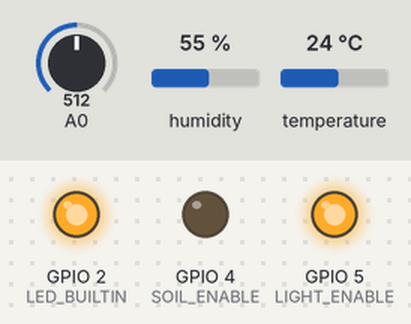
A sketch run on a simulated ESP8266 (NodeMCU). On the bench: output pins drawn as LEDs (lit = HIGH, except the on-board LED, lit = LOW). Inputs (shaded band) come from the test bench; at power-on: A0 = 512, humidity 55 %, temperature 24 °C. WiFi joins after 1.5 s; servers stay silent unless stated; pins used as bus, display or sensor lines are not drawn.

Above: at 1.76 s.
At 2.4 s:
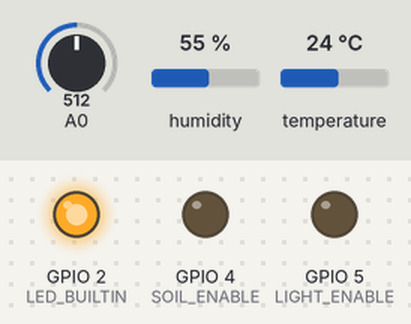
At 32.9 s:
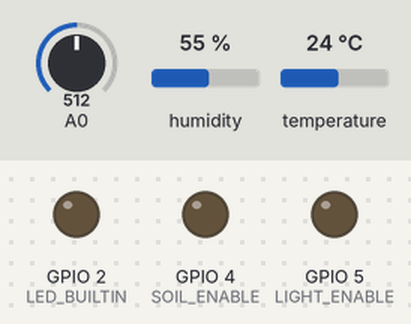
At 63.17 s:
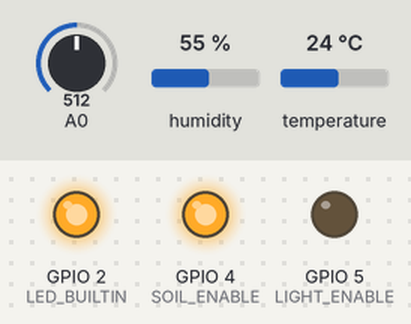
Timing chart, 0 to 81.4 s (numbered marks = the images above):
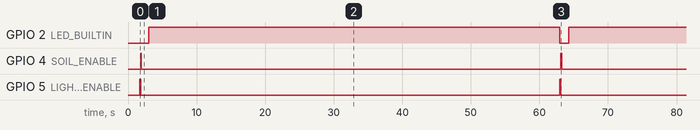

The sketch:

growdammit.ino
```cpp
// comment out this next line to enable debug mode
// this sets the reporting period to 10 seconds instead of one minute
// and outputs on the serial port
//#define DEBUG

// ssid info goes in here
#include "config.h"

#include <ESP8266WiFi.h>
#include <WiFiClientSecure.h>
#include <WiFiUdp.h>

#include <SparkFunHTU21D.h>
#include <Wire.h>

// =INDIRECT("R[0]C[-6]",false)/86400+"1-Jan-1970"-(5/24)
#define DATETIME_JAZZ "%3DINDIRECT%28%22R%5B0%5DC%5B-6%5D%22%2Cfalse%29%2F86400%2B%221-Jan-1970%22-%285%2F24%29"
// =INDIRECT("R[0]C[-1]", false)
#define TIME_JAZZ "%3DINDIRECT%28%22R%5B0%5DC%5B-1%5D%22%2Cfalse%29"

// MUX LOW = light, HIGH = soil
#define MUX 0
#define SOIL_ENABLE  4
#define LIGHT_ENABLE 5
#define WEATHER_DA 12
#define WEATHER_CL 14

// humidity and temp sensor library
HTU21D weather;

// HTTPS client
WiFiClientSecure https;

// for NTP client
WiFiUDP udp;
unsigned long unix_time;
unsigned long reset_time;

unsigned long inline ntp_unix_time();
String urlencode(String str);

unsigned long chip_id;
// Jan++4+2017+11%3A11%3A11
char build_time_cstr[25];
// 100.00
char humidity_cstr[7];
char temperature_cstr[7];
String build_time;
int ambient_light, soil_moisture;
float humidity, temperature;

unsigned int i, len;

char https_url[512];

void setup() {
  // disables soil and light sensors on boot
  pinMode(SOIL_ENABLE, OUTPUT);
  digitalWrite(SOIL_ENABLE, LOW);
  pinMode(LIGHT_ENABLE, OUTPUT);
  digitalWrite(LIGHT_ENABLE, LOW);
  pinMode(MUX, OUTPUT);

  Wire.begin(WEATHER_DA, WEATHER_CL);
  weather.begin();

  WiFi.begin(wifi_ssid, wifi_password);
  while (WiFi.status() != WL_CONNECTED) {
    delay(500);
  }

  // figure out roughly when our reset time was
  reset_time = 0;
  while (reset_time == 0)
    reset_time = ntp_unix_time();
  reset_time -= (millis() / 1000);

  chip_id = ESP.getChipId();
  sprintf(build_time_cstr, "%s %s", __DATE__, __TIME__);
  build_time = urlencode(String(build_time_cstr));

  pinMode(LED_BUILTIN, OUTPUT);
#ifdef DEBUG
  Serial.begin(115200);
  Serial.println();
  Serial.println("GROW DAMMIT!");
#endif
}

unsigned int sample_ambient_light()
{
  unsigned int ambient_light;

  digitalWrite(LIGHT_ENABLE, HIGH);
  digitalWrite(MUX, LOW);
  delay(10);
  ambient_light = analogSample();
  digitalWrite(LIGHT_ENABLE, LOW);

  return ambient_light;
}


unsigned int sample_soil_moisture()
{
  unsigned int soil_moisture;

  digitalWrite(SOIL_ENABLE, HIGH);
  digitalWrite(MUX, HIGH);
  delay(10);
  soil_moisture = analogSample();
  digitalWrite(SOIL_ENABLE, LOW);

  return soil_moisture;
}


void loop() {
  digitalWrite(LED_BUILTIN, LOW);

  ambient_light = sample_ambient_light();

  soil_moisture = sample_soil_moisture();

  // read humidity and temperature
  humidity = humiditySample();
  dtostrf(humidity, 5, 2, humidity_cstr);
  temperature = temperatureSample();
  dtostrf(temperature, 5, 2, temperature_cstr);

  unix_time = reset_time + (millis() / 1000);

  len = sprintf(https_url, "%s", logging_url);
  len += sprintf(https_url+len, "?unix_time=%d", unix_time);
  len += sprintf(https_url+len, "&temperature=%s", temperature_cstr);
  len += sprintf(https_url+len, "&humidity=%s", humidity_cstr);
  len += sprintf(https_url+len, "&ambient_light=%d", ambient_light);
  len += sprintf(https_url+len, "&soil_moisture=%d", soil_moisture);
  len += sprintf(https_url+len, "&chip_id=%d", chip_id);
  len += sprintf(https_url+len, "&build_time=%s", build_time.c_str());
  len += sprintf(https_url+len, "&reset_time=%d", reset_time);
  len += sprintf(https_url+len, "&datetime=%s", DATETIME_JAZZ);
  //len += sprintf(https_url+len, DATETIME_JAZZ);
  len += sprintf(https_url+len, "&time=%s", TIME_JAZZ);
  //len += sprintf(https_url+len, TIME_JAZZ);

  https.connect(logging_host, 443);
  https.print(String("GET ") + https_url + " HTTP/1.1\r\n" +
               "Host: " + logging_host + "\r\n" +
               "User-Agent: growdammit\r\n" +
               "Connection: close\r\n\r\n");

  digitalWrite(LED_BUILTIN, HIGH);
#ifdef DEBUG
  Serial.println(https_url);
  delay(10000);
#else
  delay(LOG_PERIOD);
#endif
}

unsigned long ntp_unix_time()
{
  unsigned long unix_time = 0;
  const byte NTP_HEADER[4] = { 0xEC, 0x06, 0x00, 0xE3 };
  const byte NULL_DATA[1] = { 0x00 };

  if (!udp.begin(ntp_local_port))
    return 0;

  // send our NTP packet
  udp.flush();
  udp.beginPacket(ntp_server, ntp_port);
  udp.write(NTP_HEADER, 4);
  for (i = 0; i < 44; i++)
    udp.write(NULL_DATA, 1);
  udp.endPacket();

  // read response
  for (i = 0; i < 20; i++)
  {
    if ((len = udp.parsePacket()) == 48)
      break;
    delay(200);
  }
  if (len != 48)
    return 0;
  for (int i = 0; i < 32; i++)
    udp.read();
  unix_time = udp.read();
  for (int i = 0; i < 3; i++)
    unix_time = unix_time << 8 | udp.read();
  udp.flush();

  return unix_time - 2208988800ul;
}

String urlencode(String str)
{
  String encodedString = "";
  char c;
  char code0;
  char code1;
  char code2;
  for (int i = 0; i < str.length(); i++) {
    c = str.charAt(i);
    if (c == ' ') {
      encodedString += '+';
    } else if (isalnum(c)) {
      encodedString += c;
    } else {
      code1 = (c & 0xf) + '0';
      if ((c & 0xf) > 9) {
        code1 = (c & 0xf) - 10 + 'A';
      }
      c = (c >> 4) & 0xf;
      code0 = c + '0';
      if (c > 9) {
        code0 = c - 10 + 'A';
      }
      code2 = '\0';
      encodedString += '%';
      encodedString += code0;
      encodedString += code1;
      //encodedString+=code2;
    }
    yield();
  }
  return encodedString;
}

#define NUM_SAMPLES 100
#define NUM_DISCARD 10
unsigned int samples[NUM_SAMPLES];

void bubble_sort(unsigned int samples[], unsigned int len) {
  for (int i = 0; i < (len-1); i++) {
    for (int j = 0; j < (len-(i+1)); j++) {
      if(samples[j] > samples[j+1]) {
        unsigned int t = samples[j];
        samples[j] = samples[j+1];
        samples[j+1] = t;
      }
    }
  }
}

// read in 100 values, sort them, and
// discard the largest and smallest 10
// then take the average of the rest
unsigned int analogSample()
{
  unsigned int i;
  unsigned long average;

  for (i = 0; i < NUM_SAMPLES; i++)
  {
    samples[i] = analogRead(A0);
    delay(1);
  }

  bubble_sort(samples, NUM_SAMPLES);

  for (i = NUM_DISCARD; i < (NUM_SAMPLES-NUM_DISCARD); i++)
  {
    average += samples[i];
  }
  average = average / (NUM_SAMPLES - (2*NUM_DISCARD));

  return (unsigned int)average;
}

void bubble_sort(float samples[], unsigned int len) {
  for (int i = 0; i < (len-1); i++) {
    for (int j = 0; j < (len-(i+1)); j++) {
      if(samples[j] > samples[j+1]) {
        float t = samples[j];
        samples[j] = samples[j+1];
        samples[j+1] = t;
      }
    }
  }
}

#define TEMP_SAMPLES 20
#define TEMP_DISCARD 2
float tsamples[TEMP_SAMPLES];

float temperatureSample()
{
  unsigned int i;
  float average;

  for (i = 0; i < TEMP_SAMPLES; i++)
  {
    tsamples[i] = weather.readTemperature();
    delay(1);
  }

  bubble_sort(tsamples, TEMP_SAMPLES);

  for (i = TEMP_DISCARD; i < (TEMP_SAMPLES-TEMP_DISCARD); i++)
  {
    average += tsamples[i];
  }
  average = average / (TEMP_SAMPLES - (2*TEMP_DISCARD));

  return average;
}

float humiditySample()
{
  unsigned int i;
  float average;

  for (i = 0; i < TEMP_SAMPLES; i++)
  {
    tsamples[i] = weather.readHumidity();
    delay(1);
  }

  bubble_sort(tsamples, TEMP_SAMPLES);

  for (i = TEMP_DISCARD; i < (TEMP_SAMPLES-TEMP_DISCARD); i++)
  {
    average += tsamples[i];
  }
  average = average / (TEMP_SAMPLES - (2*TEMP_DISCARD));

  return average;
}
```

config.h
```cpp
// SSID and password
const char* wifi_ssid = "";
const char* wifi_password = "";

// google sheets logging url
// as per https://wp.josh.com/2014/06/04/using-google-spreadsheets-for-logging-sensor-data/
const char* logging_host = "script.google.com";
const char* logging_url = "";

// how often to log sensor info, in ms
#define LOG_PERIOD 60000

// NTP server, defaults should be gucci
const char* ntp_server = "time.nist.gov";
const unsigned int ntp_port = 123;
const unsigned int ntp_local_port = 1337;
```

Measured:
- by itself, GPIO 2 (LED_BUILTIN): alternates HIGH for 60.0 s and LOW for 1.3 s
- by itself, GPIO 4 (SOIL_ENABLE), GPIO 5 (LIGHT_ENABLE): alternates HIGH for 0.12 s and LOW for 61.2 s
- by itself, everything shown: repeats every 61.3 s, in 4 steps
